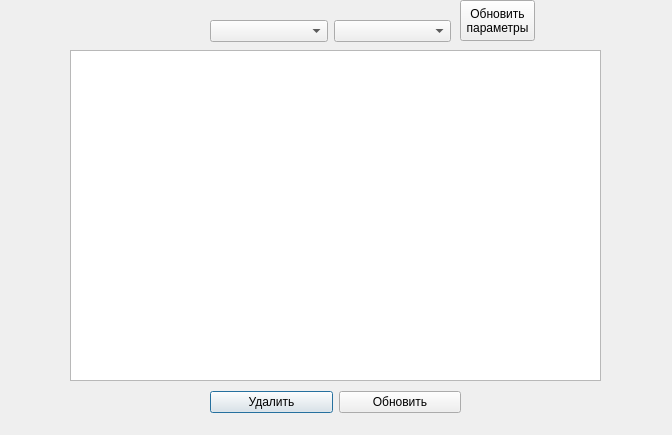
<?xml version="1.0" encoding="UTF-8"?>
<ui version="4.0">
 <class>Purchases</class>
 <widget class="QDialog" name="Purchases">
  <property name="geometry">
   <rect>
    <x>0</x>
    <y>0</y>
    <width>672</width>
    <height>435</height>
   </rect>
  </property>
  <property name="windowTitle">
   <string>Dialog</string>
  </property>
  <widget class="QTableView" name="tableView">
   <property name="geometry">
    <rect>
     <x>70</x>
     <y>50</y>
     <width>531</width>
     <height>331</height>
    </rect>
   </property>
  </widget>
  <widget class="QWidget" name="layoutWidget">
   <property name="geometry">
    <rect>
     <x>210</x>
     <y>390</y>
     <width>251</width>
     <height>25</height>
    </rect>
   </property>
   <layout class="QHBoxLayout" name="horizontalLayout">
    <item>
     <widget class="QPushButton" name="Delete">
      <property name="text">
       <string>Удалить</string>
      </property>
     </widget>
    </item>
    <item>
     <widget class="QPushButton" name="pushButton">
      <property name="text">
       <string>Обновить</string>
      </property>
     </widget>
    </item>
   </layout>
  </widget>
  <widget class="QWidget" name="layoutWidget">
   <property name="geometry">
    <rect>
     <x>210</x>
     <y>20</y>
     <width>241</width>
     <height>22</height>
    </rect>
   </property>
   <layout class="QHBoxLayout" name="horizontalLayout_2">
    <item>
     <widget class="QComboBox" name="comboBox_2"/>
    </item>
    <item>
     <widget class="QComboBox" name="comboBox"/>
    </item>
   </layout>
  </widget>
  <widget class="QPushButton" name="pushButton_2">
   <property name="geometry">
    <rect>
     <x>460</x>
     <y>0</y>
     <width>75</width>
     <height>41</height>
    </rect>
   </property>
   <property name="text">
    <string>Обновить
параметры</string>
   </property>
  </widget>
 </widget>
 <resources/>
 <connections/>
</ui>
